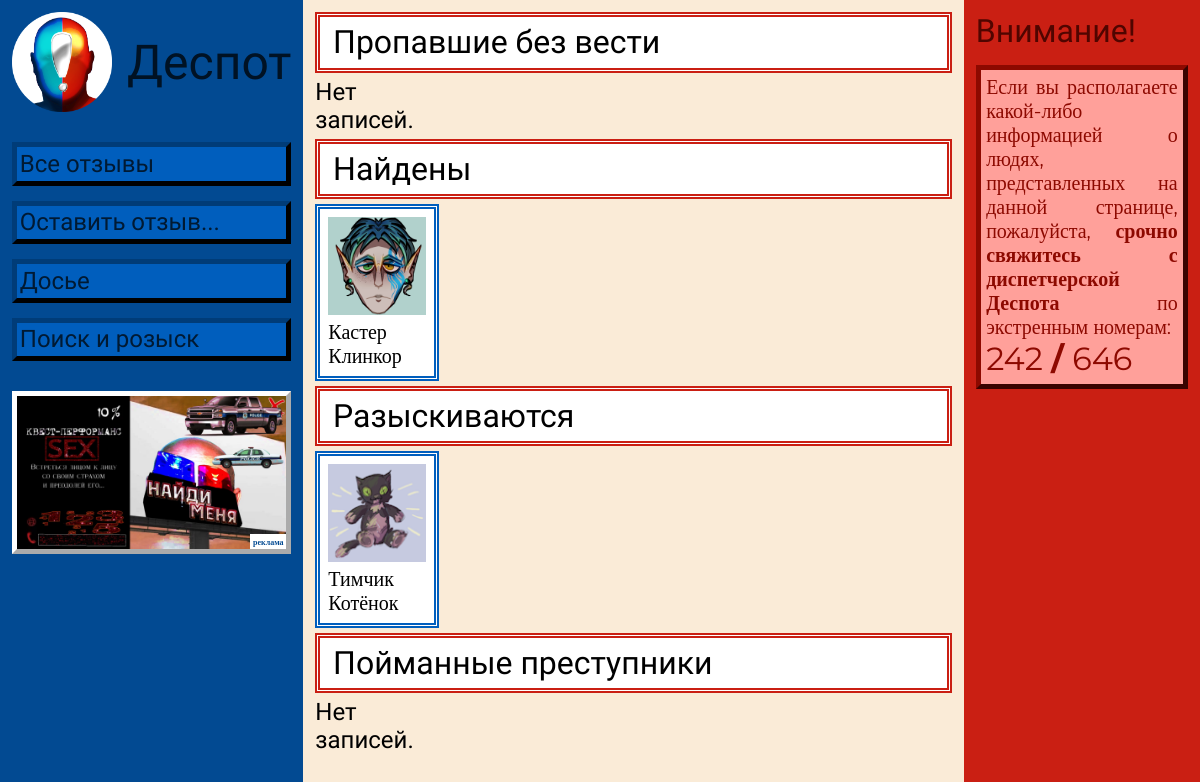
The app's page /search/ with its own data.
### main/models.py (models this page shows, shortened)
class Person(models.Model):
    STATUS_CHOICES = [
        ('missing', 'Пропал'),
        ('wanted', 'Розыск'),
        ('found', 'Найден'),
        ('caught', 'Пойман'),
    ]
    CITY_CHOICES = [
        ('city1', 'Вуменсфилд'),
        ('city2', 'Девоур Сан'),
        ('city3', 'Джымиетта'),
        ('city4', 'Занисасаллэ'),
        ('city5', 'Ивклитор'),
        ('city6', 'Кант'),
        ('city7', 'Клеверленд'),
        ('city8', 'Ксениа'),
        ('city9', 'Марина'),
        ('city10', 'Мидалтавн'),
        ('city11', 'Похфимар'),
        ('city12', 'Ротик'),
        ('city13', 'С. Перм'),
        ('city14', 'Садженск'),
        ('city15', 'Симпсоны'),
        ('city16', 'Синабоны'),
        ('city17', 'Сыендуски'),
        ('city18', 'Тимчиккотик'),
        ('city19', 'Толетоле'),
        ('city20', 'Томаш'),
        ('city21', 'Фараон'),
        ('city22', 'Финн'),
        ('city23', 'Янго'),
        ('city24', 'Батикант'),
    ]
    photo = models.ImageField(upload_to='person_photos/', blank=True, null=True, verbose_name="Фото")
    name = models.CharField(max_length=100, verbose_name="Имя")
    age = models.IntegerField(verbose_name="Возраст")
    city = models.CharField(max_length=50, choices=CITY_CHOICES, verbose_name="Город")
    clothing = models.TextField(verbose_name="Одежда", blank=True)
    features = models.TextField(verbose_name="Приметы", blank=True)
    comment = models.TextField(verbose_name="Комментарий")
    status = models.CharField(max_length=20, choices=STATUS_CHOICES, verbose_name="Статус")
    created_at = models.DateTimeField(auto_now_add=True, verbose_name="Дата добавления")
    updated_at = models.DateTimeField(auto_now=True, verbose_name="Дата обновления")
    class Meta:
        verbose_name = "Человек"
        verbose_name_plural = "Люди"
        ordering = ['-created_at']

### main/views.py (the view)
# urls.py: path('search/', views.search, name='search'),
def search(request):
    persons_missing = Person.objects.filter(status='missing')
    persons_found = Person.objects.filter(status='found')
    persons_wanted = Person.objects.filter(status='wanted')
    persons_caught = Person.objects.filter(status='caught')
    context = {
        'persons_missing': persons_missing,
        'persons_found': persons_found,
        'persons_wanted': persons_wanted,
        'persons_caught': persons_caught,
    }
    return render(request, "main/search.html", context)

### main/templates/main/search.html (shortened to what this page needs)
{% load static %}
<!DOCTYPE html>
<html lang="ru">
<head>
    <link rel="stylesheet" href="{% static 'styles.css' %}">
    <link rel="stylesheet" href="{% static 'media.css' %}">
</head>
<body>
    <main>
        <div class="main_left">
            <div class="logo">
                <a href="{% url 'index' %}"><img src="{% static 'img/logo.png' %}"></a>
                <a>Деспот</a>
            </div>
            <div class="nav">
                <a href="{% url 'reviews' %}">Все отзывы</a>
                {% if user.is_authenticated %}
                    <a href="{% url 'new_review' %}">Оставить отзыв...</a>
                {% else %}
                    <a href="{% url 'auth' %}">Оставить отзыв...</a>
                {% endif %}
                <a href="{% url 'heroes' %}">Досье</a>
                <a href="{% url 'search' %}">Поиск и розыск</a>
            </div>
            <div class="advertisement">
                <a href="https://www.youtube.com/watch?v=eH4nWM4u2vg&list=RDeH4nWM4u2vg&start_radio=1"><img src="{% static 'img/naidi.jpg' %}"></a>
            </div>
        </div>
        <div class="main_center">
            <div class="red_block font-2">
                <a>Пропавшие без вести</a>
            </div>
            <div class="search_cards">
                {% if persons_missing %}
                    {% for person in persons_missing %}
                    <div class="person-card blue_block mon font-125" data-person-id="{{ person.id }}">
                        <img src="{% if person.photo %}{{ person.photo.url }}{% else %}{% static 'img/default_person.jpg' %}{% endif %}"
                            alt="{{ person.name }}" class="person-photo">
                        <span class="person-name">{{ person.name }}</span>
                    </div>
                    {% endfor %}
                {% else %}
                    <a>Нет записей.</a>
                {% endif %}
            </div>
            <div class="red_block font-2">
                <a>Найдены</a>
            </div>
            <div class="search_cards">
                {% if persons_found %}
                    {% for person in persons_found %}
                    <div class="person-card blue_block mon font-125" data-person-id="{{ person.id }}">
                        <img src="{% if person.photo %}{{ person.photo.url }}{% else %}{% static 'img/default_person.jpg' %}{% endif %}"
                            alt="{{ person.name }}" class="person-photo">
                        <span class="person-name">{{ person.name }}</span>
                    </div>
                    {% endfor %}
                {% else %}
                    <a>Нет записей.</a>
                {% endif %}
            </div>
            <div class="red_block font-2">
                <a>Разыскиваются</a>
            </div>
            <div class="search_cards">
                {% if persons_wanted %}
                    {% for person in persons_wanted %}
                    <div class="person-card blue_block mon font-125" data-person-id="{{ person.id }}">
                        <img src="{% if person.photo %}{{ person.photo.url }}{% else %}{% static 'img/default_person.jpg' %}{% endif %}"
                            alt="{{ person.name }}" class="person-photo">
                        <span class="person-name">{{ person.name }}</span>
                    </div>
                    {% endfor %}
                {% else %}
                    <a>Нет записей.</a>
                {% endif %}
            </div>
            <div class="red_block font-2">
                <a>Пойманные преступники</a>
            </div>
            <div class="search_cards">
                {% if persons_caught %}
                    {% for person in persons_caught %}
                    <div class="person-card blue_block mon font-125" data-person-id="{{ person.id }}">
                        <img src="{% if person.photo %}{{ person.photo.url }}{% else %}{% static 'img/default_person.jpg' %}{% endif %}"
                            alt="{{ person.name }}" class="person-photo">
                        <span class="person-name">{{ person.name }}</span>
                    </div>
                    {% endfor %}
                {% else %}
                    <a>Нет записей.</a>
                {% endif %}
            </div>
        </div>
        <div class="main_right">
            <div class="main_right_name font-2">
                <a>Внимание!</a>
            </div>
            <div class="search_info mon font-125">
                <a>Если вы располагаете какой-либо информацией о людях, представленных на данной странице, пожалуйста,
                    <b>срочно свяжитесь с диспетчерской Деспота</b> по экстренным номерам:
                </a><br>
                <a class="font-2">242 <b>/</b> 646</a>
            </div>
            </div>
    </main>
</body>
</html>

### main/static/styles.css (style rules this page uses)
body { margin: 0; padding: 0; font-family: 'Prosto One', 'Times New Roman', Times, serif; font-size: 1.5rem; }
.mon { font-family: Montserrat; }
.font-125 { font-size: 1.25rem; }
.font-2 { font-size: 2rem; }
main { display: flex; min-height: 100vh; height: 100%; align-items: stretch; }
.main_left, .main_center, .main_right, .main_center_auth { padding: 1%; }
.main_left { flex: 1; background-color: #024A92; display: flex; flex-direction: column; gap: 30px; }
.logo { display: flex; align-items: center; gap: 15px; }
.logo img { height: 100px; display: block; }
.logo a { font-size: 3rem; color: #001224; }
.nav { display: flex; flex-direction: column; gap: 15px; }
.nav a, .blue_button { padding: 1%; border: 5px outset #001224; background-color: #005ebd; color: #001a33; cursor: pointer; text-decoration: none; }
.advertisement { position: relative; width: 100%; overflow: hidden; cursor: pointer; }
.advertisement::after { content: 'реклама'; position: absolute; bottom: 5px; right: 5px; background-color: white; color: #024A92; font-size: 0.5rem; font-weight: bold; padding: 1%; z-index: 10; font-family: Montserrat; }
.advertisement img { width: 100%; max-width: 100%; height: auto; border: 5px outset white; box-sizing: border-box; display: block; }
.main_center { flex: 3; background-color: antiquewhite; display: flex; flex-direction: column; gap: 5px; }
.red_block { padding: 1% 2%; border: 5px #ca1f13 double; background-color: white; }
.blue_block { padding: 1%; border: 5px #005ebd double; background-color: white; }
.main_right { flex: 1; background-color: #ca1f13; display: flex; flex-direction: column; gap: 15px; }
.main_right_name { color: #500500; display: flex; flex-direction: column; gap: 15px; }
.main_right_name a { margin: 0; }
.search_info { padding: 2.5%; background-color: #ffa09a; border: 5px outset #8d0900; color: #8d0900; text-align: justify; }
.search_cards { display: grid; grid-template-columns: repeat(5, 1fr); gap: 5px; }
.person-card { display: flex; flex-direction: column; align-items: center; justify-content: center; gap: 5px; padding: 0.5rem; cursor: pointer; background-color: white; }
.person-photo { width: 100%; height: auto; object-fit: cover; }

### records on screen
Person: photo (picture), name "Кастер Клинкор"
Person: photo (picture), name "Тимчик Котёнок"
